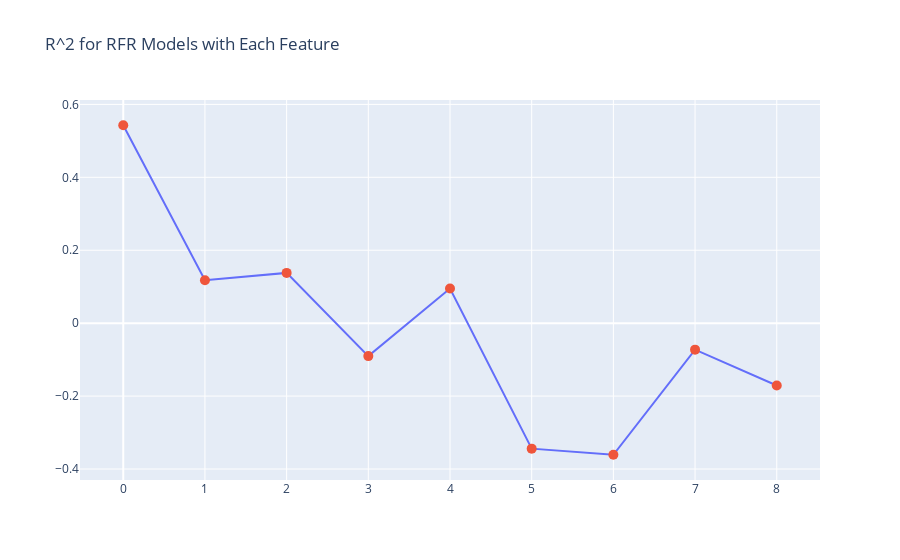

The notebook cell this image was saved under:
### Code cell
plot_model_stats(df_each_model_stats, 'R^2', 'R^2 for RFR Models with Each Feature')

### Figure 1 — Plotly figure (JSON) as saved in the notebook; plotly's stock layout.template omitted (floating-point values rounded to 4 significant figures)
{"data": [{"mode": "lines", "showlegend": false, "type": "scatter", "x": [0, 1, 2, 3, 4, 5, 6, 7, 8], "y": [0.5428, 0.1178, 0.1379, -0.09031, 0.09483, -0.3441, -0.3609, -0.07267, -0.171]}, {"hoverinfo": "text", "hovertext": ["SAT<br>R^2: 0.542762", "Faculty Salary<br>R^2: 0.117825", "Earnings 6 yrs after entry<br>R^2: 0.137879", "Acceptance Rate<br>R^2: -0.090307", "Share First Generation<br>R^2: 0.094833", "Students with Loans<br>R^2: -0.344143", "Mean Net Price<br>R^2: -0.360863", "Student Faculty Ratio<br>R^2: -0.072671", "Diversity<br>R^2: -0.170988"], "marker": {"size": 10}, "mode": "markers", "showlegend": false, "type": "scatter", "x": [0, 1, 2, 3, 4, 5, 6, 7, 8], "y": [0.5428, 0.1178, 0.1379, -0.09031, 0.09483, -0.3441, -0.3609, -0.07267, -0.171]}], "layout": {"title": {"text": "R^2 for RFR Models with Each Feature"}}}
